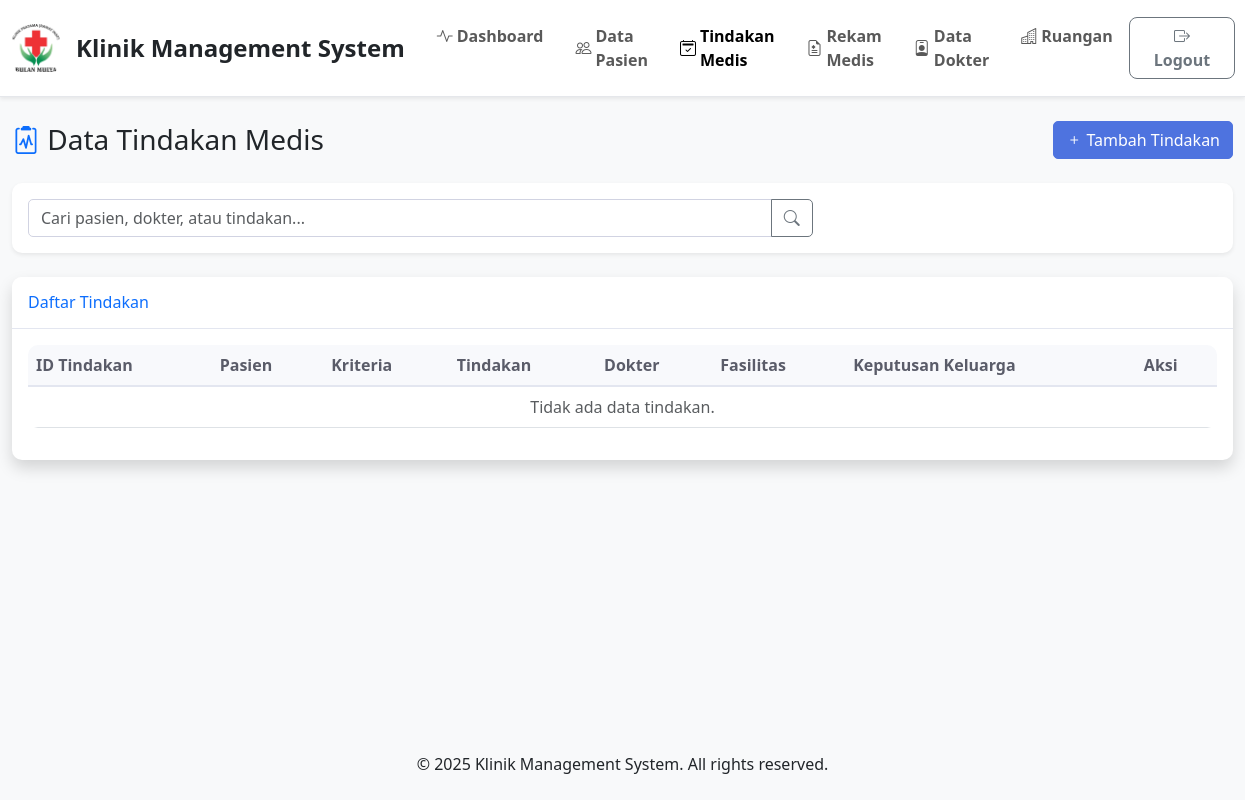
/index.php?page=tindakan (signed in), run on an earlier commit of the app's database.
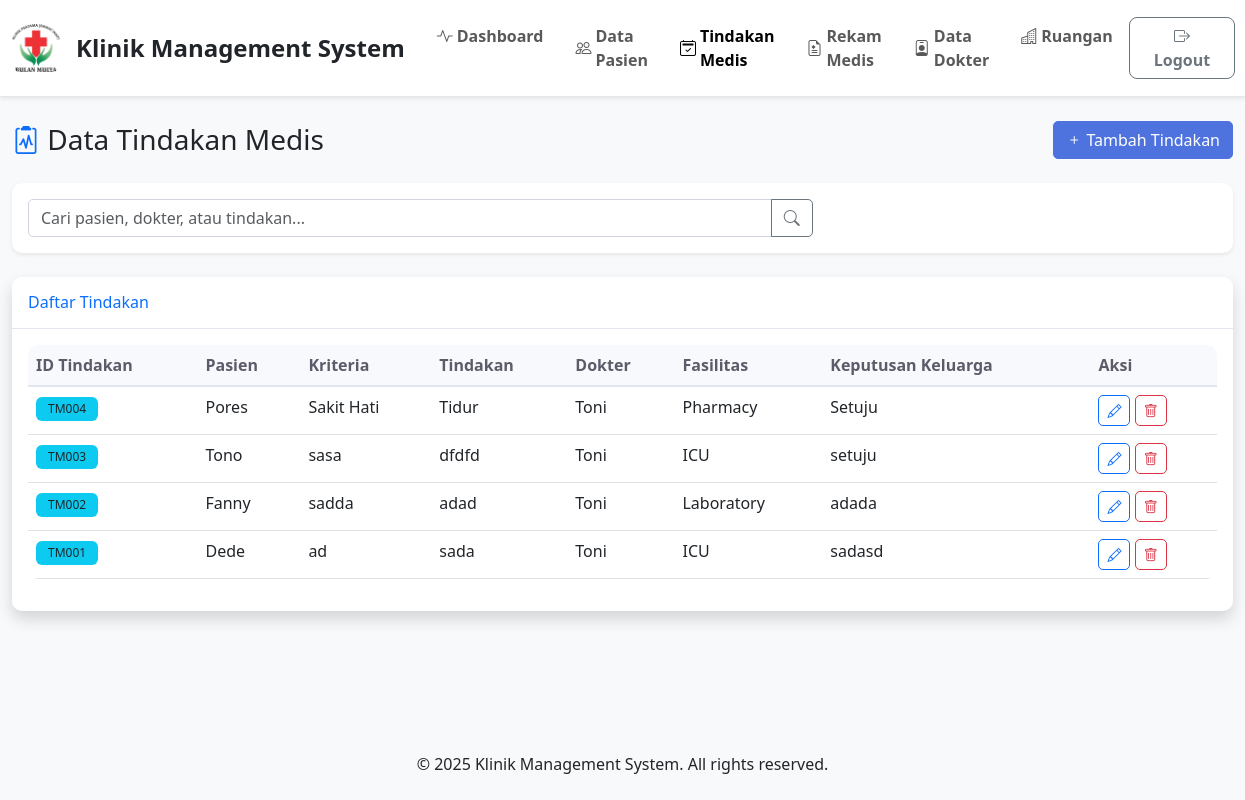
And on a later commit of the database.
### tables this page shows
CREATE TABLE `tindakan` (
  `idtindakan` int(11) NOT NULL,
  `idpasien` int(11) NOT NULL,
  `kriteria` text DEFAULT NULL,
  `tindakan` text DEFAULT NULL,
  `iddokter` int(11) DEFAULT NULL,
  `fasilitas` text DEFAULT NULL,
  `keputusan_keluarga` text DEFAULT NULL
);

CREATE TABLE `pasien` (
  `idpasien` int(11) NOT NULL,
  `nama` varchar(100) NOT NULL,
  `jenis_kelamin` enum('L','P') NOT NULL,
  `pekerjaan` varchar(100) DEFAULT NULL,
  `tmp_lahir` varchar(100) DEFAULT NULL,
  `tgl_lahir` date DEFAULT NULL,
  `telpon` varchar(20) DEFAULT NULL,
  `alamat` text DEFAULT NULL,
  `tgl_daftar` date DEFAULT NULL
);

CREATE TABLE `dokter` (
  `iddokter` int(11) NOT NULL,
  `nama` varchar(100) NOT NULL,
  `jenis_kelamin` enum('L','P') NOT NULL,
  `telpon` varchar(20) DEFAULT NULL,
  `alamat` text DEFAULT NULL,
  `spesialisasi` varchar(100) DEFAULT NULL
);

### config/database.php (called while the page is built, shortened)
<?php
try {
    $pdo = new PDO("mysql:host=" . DB_HOST . ";dbname=" . DB_NAME . ";charset=utf8", DB_USER, DB_PASS);
    $pdo->setAttribute(PDO::ATTR_ERRMODE, PDO::ERRMODE_EXCEPTION);
    $pdo->setAttribute(PDO::ATTR_DEFAULT_FETCH_MODE, PDO::FETCH_ASSOC);
} catch(PDOException $e) {
    die("Connection failed: " . $e->getMessage());
}
function executeQuery($sql, $params = []) {
    global $pdo;
    try {
        $stmt = $pdo->prepare($sql);
        $stmt->execute($params);
        return $stmt;
    } catch(PDOException $e) {
        die("Query failed: " . $e->getMessage());
    }
}
function fetchAll($sql, $params = []) {
    $stmt = executeQuery($sql, $params);
    return $stmt->fetchAll();
}
?>

### pages/tindakan.php (the view, shortened to what this page needs)
<?php
require_once __DIR__ . '/../config/database.php';
$search = isset($_GET['search']) ? sanitizeInput($_GET['search']) : '';
$sql = "SELECT t.*, p.nama AS nama_pasien, d.nama AS nama_dokter
        FROM tindakan t
        LEFT JOIN pasien p ON t.idpasien = p.idpasien
        LEFT JOIN dokter d ON t.iddokter = d.iddokter";
$params = [];
$sql .= " ORDER BY t.idtindakan DESC";
$tindakans = fetchAll($sql, $params);
?>
<div class="container-fluid">
    <div class="d-flex justify-content-between align-items-center mb-4">
        <h1 class="h3 mb-0">
            <i class="bi bi-clipboard2-pulse text-primary"></i> Data Tindakan Medis
        </h1>
        <a href="/Klinik_Management/index.php?page=tindakan_add" class="btn btn-primary">
            <i class="bi bi-plus"></i> Tambah Tindakan
        </a>
    </div>
    <div class="card mb-4">
        <div class="card-body">
            <form method="GET" action="" id="searchForm">
                <div class="row">
                    <div class="col-md-8">
                        <div class="input-group">
                            <input type="text" class="form-control" name="search" id="searchInput"
                                   placeholder="Cari pasien, dokter, atau tindakan..."
                                   value="<?= htmlspecialchars($search) ?>">
                            <button class="btn btn-outline-secondary" type="submit">
                                <i class="bi bi-search"></i>
                            </button>
                        </div>
                    </div>
                </div>
            </form>
        </div>
    </div>
    <div class="card shadow">
        <div class="card-header py-3">
            <h6 class="m-0 font-weight-bold text-primary">Daftar Tindakan</h6>
        </div>
        <div class="card-body">
            <div class="table-responsive">
                <table class="table table-hover">
                    <thead>
                        <tr>
                            <th>ID Tindakan</th>
                            <th>Pasien</th>
                            <th>Kriteria</th>
                            <th>Tindakan</th>
                            <th>Dokter</th>
                            <th>Fasilitas</th>
                            <th>Keputusan Keluarga</th>
                            <th>Aksi</th>
                        </tr>
                    </thead>
                    <tbody>
                        <?php if (empty($tindakans)): ?>
                            <tr>
                                <td colspan="8" class="text-center text-muted">Tidak ada data tindakan.</td>
                            </tr>
                        <?php else: ?>
                            <?php foreach ($tindakans as $t): ?>
                                <tr>
                                    <td><span class="badge bg-info text-dark"><?php echo 'TM' . str_pad($t['idtindakan'], 3, '0', STR_PAD_LEFT); ?></span></td>
                                    <td><?= htmlspecialchars($t['nama_pasien']) ?></td>
                                    <td><?= htmlspecialchars($t['kriteria']) ?></td>
                                    <td><?= htmlspecialchars($t['tindakan']) ?></td>
                                    <td><?= htmlspecialchars($t['nama_dokter'] ?? '-') ?></td>
                                    <td><?= htmlspecialchars($t['fasilitas'] ?? '-') ?></td>
                                    <td><?= htmlspecialchars($t['keputusan_keluarga']) ?></td>
                                    <td>
                                        <a href="/Klinik_Management/index.php?page=tindakan_edit&idtindakan=<?= $t['idtindakan'] ?>" class="btn btn-sm btn-outline-primary">
                                            <i class="bi bi-pencil"></i>
                                        </a>
                                        <a href="pages/tindakan_delete.php?idtindakan=<?= $t['idtindakan'] ?>" class="btn btn-sm btn-outline-danger">
                                            <i class="bi bi-trash"></i>
                                        </a>
                                    </td>
                                </tr>
                            <?php endforeach; ?>
                        <?php endif; ?>
                    </tbody>
                </table>
            </div>
        </div>
    </div>
</div>

What changed in the data, as far as the page shows it:
added tindakan: idtindakan "004", idpasien.nama "Pores", kriteria "Sakit Hati", tindakan "Tidur", iddokter.nama "Toni", fasilitas "Pharmacy", keputusan_keluarga "Setuju"
added tindakan: idtindakan "003", idpasien.nama "Tono", kriteria "sasa", tindakan "dfdfd", iddokter.nama "Toni", fasilitas "ICU", keputusan_keluarga "setuju"
added tindakan: idtindakan "002", idpasien.nama "Fanny", kriteria "sadda", tindakan "adad", iddokter.nama "Toni", fasilitas "Laboratory", keputusan_keluarga "adada"
added tindakan: idtindakan "001", idpasien.nama "Dede", kriteria "ad", tindakan "sada", iddokter.nama "Toni", fasilitas "ICU", keputusan_keluarga "sadasd"
Also different on the page:
text no longer shown: "Tidak ada data tindakan."
